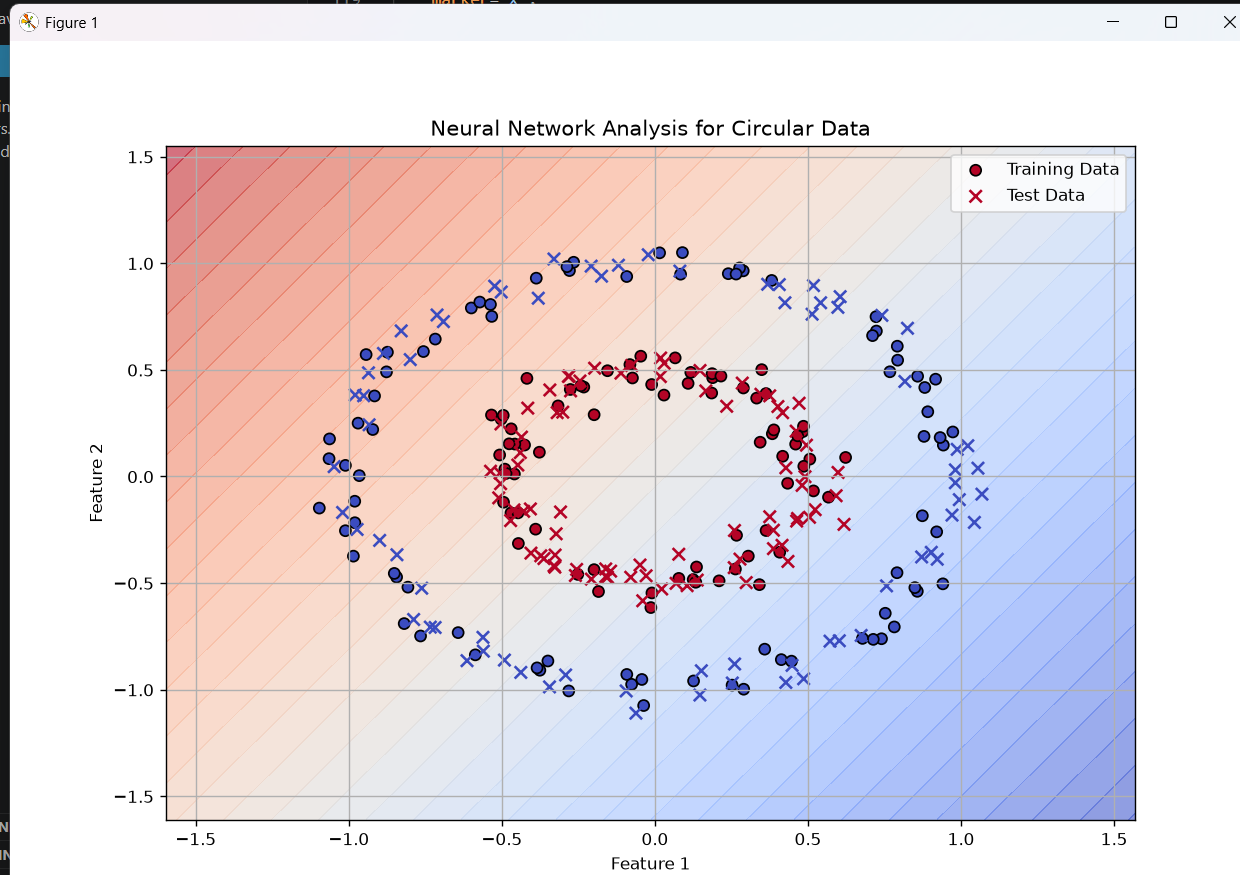

The Python source for this figure:
import numpy as np
import matplotlib.pyplot as plt

from sklearn.datasets import make_circles
from sklearn.neural_network import MLPClassifier
from sklearn.model_selection import train_test_split
from sklearn.metrics import accuracy_score

# ---------------------------------------
# Experiment 19
# Neural Network Analysis for Circular Data
# ---------------------------------------

# Create circular dataset
X, y = make_circles(
    n_samples=300,
    noise=0.05,
    factor=0.5,
    random_state=42
)

# Split dataset
X_train, X_test, y_train, y_test = train_test_split(
    X,
    y,
    test_size=0.5,
    random_state=42
)

# Create Neural Network
# 2 Hidden Layers
# 3 neurons in each hidden layer
# Linear activation
# Learning rate = 0.03
model = MLPClassifier(
    hidden_layer_sizes=(3, 3),
    activation='identity',
    solver='sgd',
    learning_rate_init=0.03,
    max_iter=1000,
    random_state=42
)

# Train model
model.fit(X_train, y_train)

# Predict
y_pred = model.predict(X_test)

# Calculate accuracy
accuracy = accuracy_score(y_test, y_pred)

print("Experiment 19")
print("----------------------------")
print("Learning Rate : 0.03")
print("Activation    : Linear")
print("Hidden Layers : 2")
print("Hidden Neurons: 3, 3")
print("Dataset       : Circular")
print("Problem Type  : Classification")
print("----------------------------")
print(f"Test Accuracy : {accuracy:.2f}")

# ---------------------------------------
# Create decision boundary
# ---------------------------------------

x_min = X[:, 0].min() - 0.5
x_max = X[:, 0].max() + 0.5

y_min = X[:, 1].min() - 0.5
y_max = X[:, 1].max() + 0.5

xx, yy = np.meshgrid(
    np.linspace(x_min, x_max, 300),
    np.linspace(y_min, y_max, 300)
)

grid = np.c_[xx.ravel(), yy.ravel()]

# Predict probabilities
Z = model.predict_proba(grid)[:, 1]

Z = Z.reshape(xx.shape)

# ---------------------------------------
# Plot
# ---------------------------------------

plt.figure(figsize=(10, 7))

# Decision regions
plt.contourf(
    xx,
    yy,
    Z,
    levels=50,
    alpha=0.6,
    cmap="coolwarm"
)

# Training data
plt.scatter(
    X_train[:, 0],
    X_train[:, 1],
    c=y_train,
    cmap="coolwarm",
    edgecolor="black",
    s=40,
    label="Training Data"
)

# Testing data
plt.scatter(
    X_test[:, 0],
    X_test[:, 1],
    c=y_test,
    cmap="coolwarm",
    marker="x",
    s=50,
    label="Test Data"
)

plt.xlabel("Feature 1")
plt.ylabel("Feature 2")
plt.title("Neural Network Analysis for Circular Data")
plt.legend()
plt.grid(True)

plt.show()
